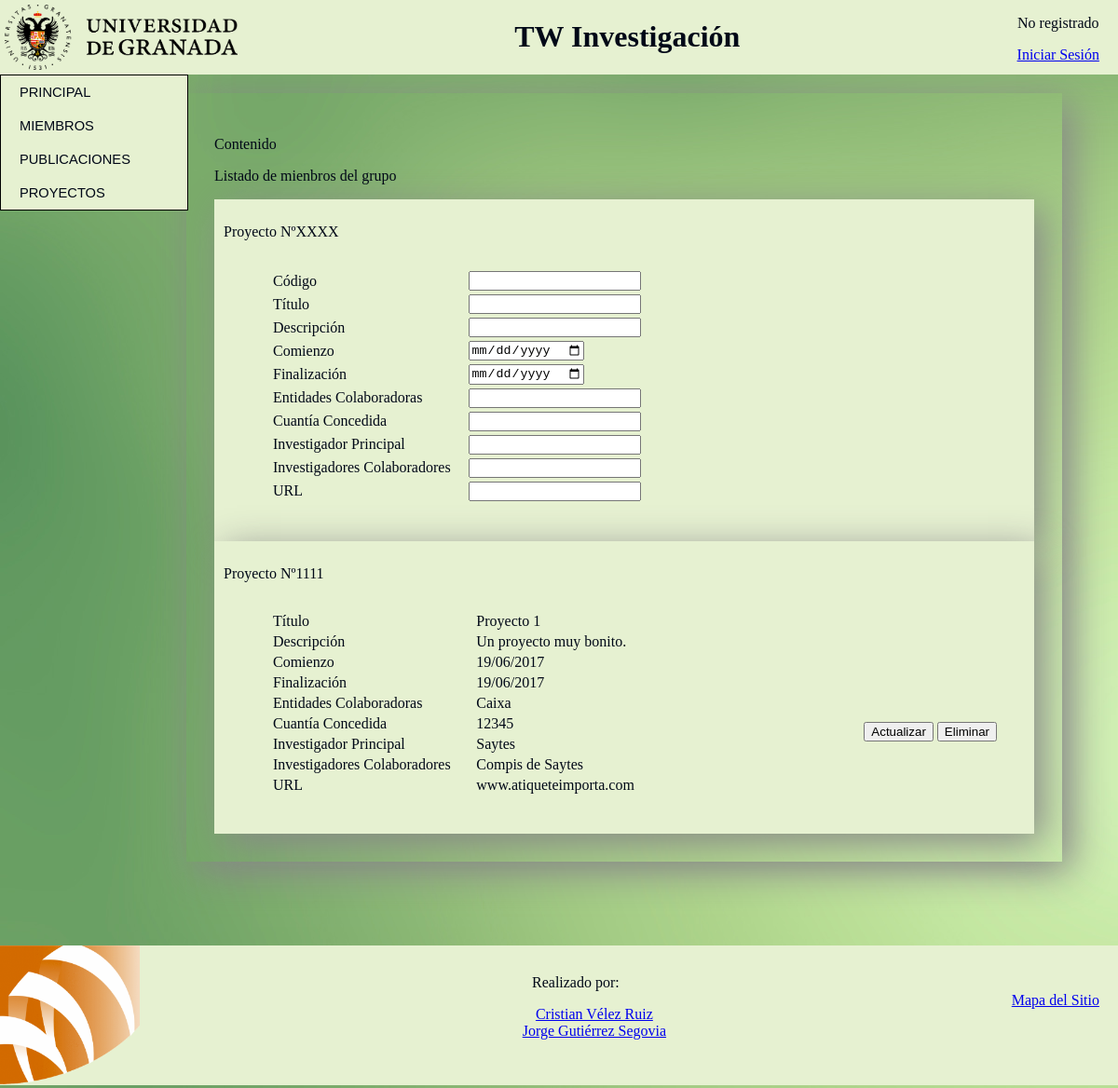
The app's page /php/editar-proyectos.php with its own data.
### tables this page shows
CREATE TABLE IF NOT EXISTS PROYECTOS(
    codigo varchar(30) not null PRIMARY KEY,
    titulo varchar(30) not null ,
    descripcion varchar(500) not null,
    comienzo date not null,
    fin date not null,
    entidades varchar(100),
    cuantia int not null,
    inv_principal varchar(200) not null,
    inv_secundarios varchar(400) not null,
    url varchar(100) not null
);

### php/editar-proyectos.php (the view, shortened to what this page needs)
<?php
		include './include/sesion.php';
?>
		<div class="principal-der">
			<div id="proyectos">
				<p>Contenido</p>
				<p>Listado de mienbros del grupo</p>
				<div class="proyecto">
					<p>Proyecto NºXXXX</p>
					<div class="informacion">
						<form action="../php/aniadeproyecto.php" method="get">
							<table border="0">
				              <tr>
				                <td>Código</td>
				                <td><input type="text" name="codigo"></td>
				              </tr>
				              <tr>
				                <td>Título</td>
				                <td><input type="text" name="titulo"></td>
				              </tr>
				              <tr>
				                <td>Descripción</td>
				                <td><input type="large-text" name="descripción"></td>
				              </tr>
				              <tr>
				                <td>Comienzo</td>
				                <td><input type="date" name="comienzo"></td>
				              </tr>
				              <tr>
				                <td>Finalización</td>
				                <td><input type="date" name="finalizacion"></td>
				              </tr>
				              <tr>
				                <td>Entidades Colaboradoras</td>
				                <td><input type="text" name="entidades"></td>
				              </tr>
				              <tr>
				                <td>Cuantía Concedida</td>
				                <td><input type="number" name="cuantia"></td>
				              </tr>
				              <tr>
				                <td>Investigador Principal</td>
				                <td><input type="text" name="investigador"></td>
				              </tr>
				              <tr>
				                <td>Investigadores Colaboradores</td>
				                <td><input type="text" name="investigador-col"></td>
				              </tr>
				              <tr>
				                <td>URL</td>
				                <td><input type="URL" name="url"></td>
				              </tr>
	            			</table>
            			</form>
					</div>
				</div>
<?php
	$db = BD_conexion();
	$tabla = BD_getProyectos($db);
	foreach ((array) $tabla as $valor) {
    	$codigo = $valor["codigo"];
    	$titulo = $valor["titulo"];
    	$descripcion = $valor["descripcion"];
    	$comienzo = $valor["DATE_FORMAT(comienzo, '%d/%m/%Y')"];
    	$finalizacion = $valor["DATE_FORMAT(fin, '%d/%m/%Y')"];
    	$entidades = $valor["entidades"];
    	$cuantiaeuros = $valor["cuantia"];
    	$investigador = $valor["inv_principal"];
    	$investigadores = $valor["inv_secundarios"];
    	$url = $valor["url"];
echo <<< HTML
				<div class="proyecto">
					<p>Proyecto Nº$codigo</p>
					<div class="informacion">
							<table border="0">
				              <tr>
				                <td>Título</td>
				                <td>$titulo</td>
				              </tr>
				              <tr>
				                <td>Descripción</td>
				                <td>$descripcion</td>
				              </tr>
				              <tr>
				                <td>Comienzo</td>
				                <td>$comienzo</td>
				              </tr>
				              <tr>
				                <td>Finalización</td>
				                <td>$finalizacion</td>
				              </tr>
				              <tr>
				                <td>Entidades Colaboradoras</td>
				                <td>$entidades</td>
				              </tr>
				              <tr>
				                <td>Cuantía Concedida</td>
				                <td>$cuantiaeuros</td>
				              </tr>
				              <tr>
				                <td>Investigador Principal</td>
				                <td>$investigador</td>
				              </tr>
				              <tr>
				                <td>Investigadores Colaboradores</td>
				                <td>$investigadores</td>
				              </tr>
				              <tr>
				                <td>URL</td>
				                <td>$url</td>
				              </tr>
				              	<form action="../php/procesa-usuario.php" method="get">
	            					<div class="opcion">
					              		<input type="submit" name="actualizar" value="Actualizar">
					              		<input type="submit" name="eliminar" value="Eliminar">
					              	</div>
	            				</form>
	            			</table>
					</div>
				</div>
				<div class="clear"></div>
HTML;
	}
?>
				</div>
			</div>
		</div>

### css/headerFooter.css (style rules this page uses)
footer .izquierda img { width: 150px; }
footer { background-color: #E6F1D1; color: #000817; height: 150px; text-align: center; margin-top: 30px; }
footer .izquierda { float: left; }
footer .derecha { float: right; }
footer .centro { display: inline-block; margin-top: 15px; }
footer ul { list-style: none; }
#mapa { margin-right: 20px; margin-top: 50px; }
.principal-der { float: right; width: 85%; margin-top: 40px; color: #000817; padding: 20px; }

### css/editaProyecto.css (style rules this page uses)
#proyectos { margin: 40px; color: #000817; padding: 30px; box-shadow: 10px 10px 40px #888888; }
.informacion table { padding-left: 20px; width: 50%; margin: 30px; }
.proyecto { background-color: #E6F1D1; box-shadow: 10px 10px 40px #888888; padding-bottom: 10px; padding-top: 10px; padding-left: 10px; }
.opcion { float: right; padding: 40px; padding-top: 120px; }

### records on screen
proyectos: codigo "1111", titulo "Proyecto 1", descripcion "Un proyecto muy bonito.", comienzo "19/06/2017", finalizacion "19/06/2017", entidades "Caixa", cuantia "12345", inv_principal "Saytes", inv_secundarios "Compis de Saytes", url "www.atiqueteimporta.com"
